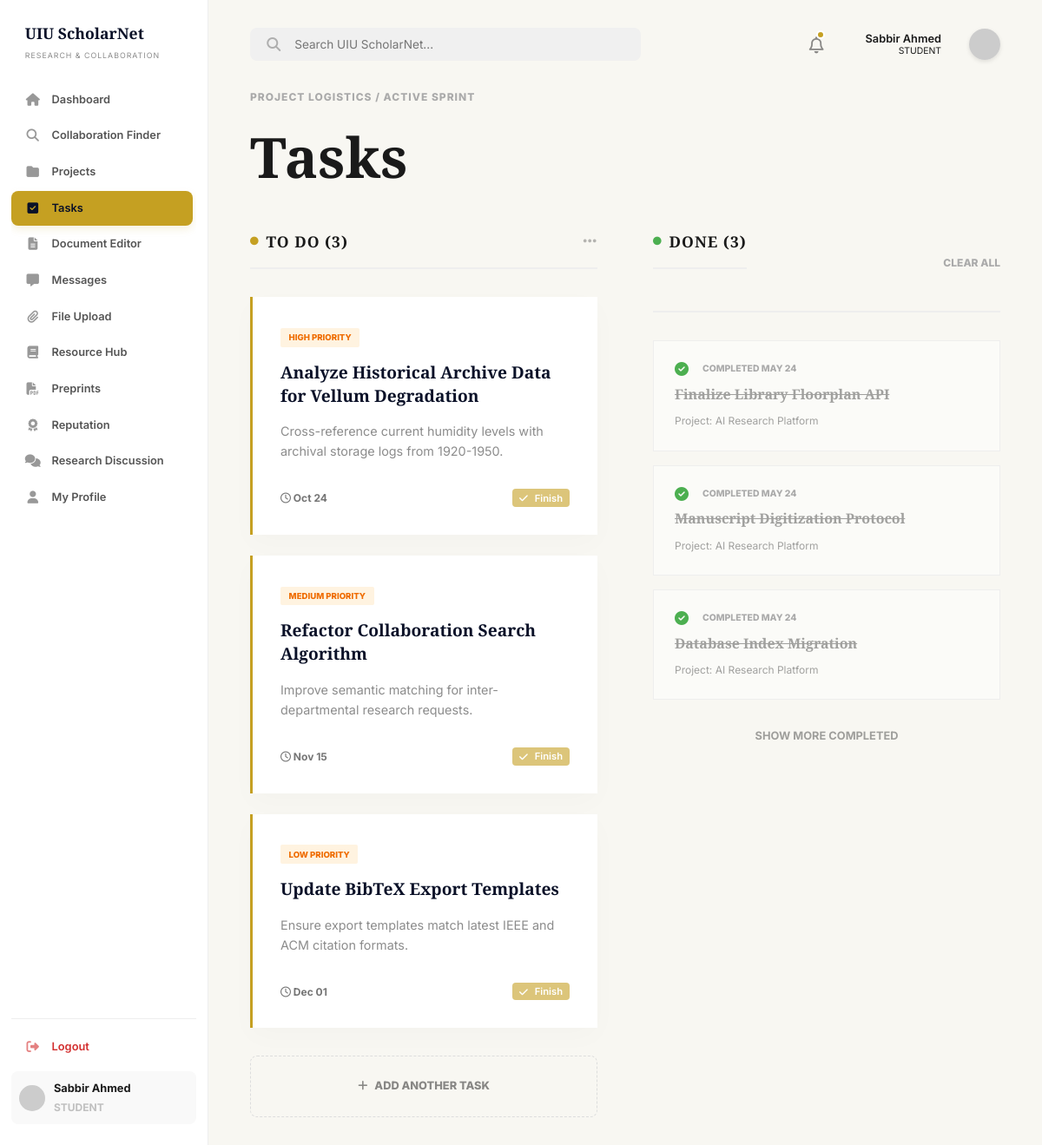
/dashboard/tasks.php (signed in), run on the app's committed database.
### tables this page shows
CREATE TABLE IF NOT EXISTS users (
    id INT AUTO_INCREMENT PRIMARY KEY,
    full_name VARCHAR(100) NOT NULL,
    email VARCHAR(100) UNIQUE NOT NULL,
    password VARCHAR(255) NOT NULL,
    role ENUM('student', 'faculty') DEFAULT 'student',
    department VARCHAR(100),
    interests TEXT,
    skills TEXT,
    points INT DEFAULT 0,
    created_at TIMESTAMP DEFAULT CURRENT_TIMESTAMP
);

CREATE TABLE IF NOT EXISTS tasks (
    id INT AUTO_INCREMENT PRIMARY KEY,
    project_id INT,
    title VARCHAR(255) NOT NULL,
    description TEXT,
    assigned_to INT,
    priority ENUM('low', 'medium', 'high') DEFAULT 'medium',
    status ENUM('todo', 'inprogress', 'done') DEFAULT 'todo',
    due_date DATE,
    created_at TIMESTAMP DEFAULT CURRENT_TIMESTAMP,
    FOREIGN KEY (project_id) REFERENCES projects(id) ON DELETE CASCADE,
    FOREIGN KEY (assigned_to) REFERENCES users(id) ON DELETE SET NULL
);

CREATE TABLE IF NOT EXISTS projects (
    id INT AUTO_INCREMENT PRIMARY KEY,
    title VARCHAR(255) NOT NULL,
    description TEXT,
    department VARCHAR(100),
    visibility ENUM('public', 'institution', 'private') DEFAULT 'public',
    status ENUM('planning', 'active', 'review', 'completed') DEFAULT 'active',
    progress INT DEFAULT 0,
    creator_id INT,
    supervisor_id INT,
    supervisor_approved TINYINT(1) DEFAULT 0,
    created_at TIMESTAMP DEFAULT CURRENT_TIMESTAMP,
    FOREIGN KEY (creator_id) REFERENCES users(id) ON DELETE SET NULL,
    FOREIGN KEY (supervisor_id) REFERENCES users(id) ON DELETE SET NULL
);

### includes/auth_check.php (called while the page is built, shortened)
<?php
require_once('db_connect.php');
$user_id = (int)$_SESSION['user_id'];
$stmt = $conn->prepare("SELECT * FROM users WHERE id = ?");
$stmt->bind_param("i", $user_id);
$stmt->execute();
$user_result = $stmt->get_result();
$user_data = $user_result->fetch_assoc();
?>

### dashboard/tasks.php (the view, shortened to what this page needs)
<?php
require_once('../includes/auth_check.php');
$project_id = isset($_GET['project_id']) ? (int)$_GET['project_id'] : null;
$ptStmt = $conn->prepare("SELECT COUNT(*) as total FROM tasks WHERE assigned_to = ? AND status != 'done'");
$ptStmt->bind_param("i", $user_id);
$ptStmt->execute();
$pending_tasks = (int)($ptStmt->get_result()->fetch_assoc()['total'] ?? 0);
$crStmt = $conn->prepare("SELECT COUNT(*) as total FROM collaboration_applications ca JOIN collaboration_posts cp ON ca.post_id = cp.id WHERE cp.user_id = ? AND ca.status = 'pending'");
$crStmt->bind_param("i", $user_id);
$crStmt->execute();
$collab_requests = (int)($crStmt->get_result()->fetch_assoc()['total'] ?? 0);
$task_sql = "SELECT t.*, p.title as project_title FROM tasks t
             JOIN projects p ON t.project_id = p.id
             LEFT JOIN project_members pm ON p.id = pm.project_id AND pm.user_id = ?
             WHERE (p.creator_id = ? OR pm.user_id = ?)";
if ($project_id) {
    $task_sql .= " AND t.project_id = ?";
    $tstmt = $conn->prepare($task_sql);
    $tstmt->bind_param("iiii", $user_id, $user_id, $user_id, $project_id);
} else {
    $tstmt = $conn->prepare($task_sql);
    $tstmt->bind_param("iii", $user_id, $user_id, $user_id);
}
$tstmt->execute();
$task_result = $tstmt->get_result();
$tasks_todo = [];
$tasks_done = [];
while ($task = $task_result->fetch_assoc()) {
    if ($task['status'] == 'todo' || $task['status'] == 'inprogress') $tasks_todo[] = $task;
    elseif ($task['status'] == 'done') $tasks_done[] = $task;
}
?>
<!DOCTYPE html>
<html lang="en">
<head>
    <link rel="stylesheet" href="https://cdnjs.cloudflare.com/ajax/libs/font-awesome/6.4.0/css/all.min.css">
    <link rel="stylesheet" href="../assets/css/style.css">
</head>
<body class="dashboard-page">
    <?php include('../includes/sidebar.php'); ?>
    <main class="main-content">
        <?php include('../includes/header.php'); ?>
        <section>
            <div class="section-label">PROJECT LOGISTICS / ACTIVE SPRINT</div>
            <h1 class="page-title">Tasks</h1>
            <div class="kanban-board">
                <div class="kanban-column">
                    <h3><span class="column-badge"><i class="fa-solid fa-circle dot-gold"></i> To Do (<?php echo count($tasks_todo); ?>)</span> <i class="fa-solid fa-ellipsis column-options"></i></h3>
                    <?php foreach($tasks_todo as $task): ?>
                    <div class="task-card">
                        <div class="priority-badge"><?php echo $task['priority']; ?> PRIORITY</div>
                        <h4><?php echo htmlspecialchars($task['title']); ?></h4>
                        <p class="task-desc"><?php echo htmlspecialchars($task['description']); ?></p>
                        <div class="task-meta-footer">
                            <span><i class="fa-regular fa-clock"></i> <?php echo date('M d', strtotime($task['due_date'])); ?></span>
                            <div class="task-actions" style="margin-left:auto;">
                                <form method="POST" action="../actions/update_task_status.php" style="display:inline;">
                                    <button type="submit" class="btn btn-primary" style="padding: 0.2rem 0.5rem; font-size: 0.7rem;"><i class="fa-solid fa-check"></i> Finish</button>
                                </form>
                            </div>
                        </div>
                    </div>
                    <?php endforeach; ?>
                    <div class="create-project-box add-task-box" onclick="openModal()">
                        <div class="add-task-text">
                            <i class="fa-solid fa-plus"></i> ADD ANOTHER TASK
                        </div>
                    </div>
                </div>
                <div class="kanban-column">
                    <div class="done-header">
                        <h3 class="done-title"><span class="column-badge"><i class="fa-solid fa-circle dot-green"></i> Done (<?php echo count($tasks_done); ?>)</span></h3>
                        <span class="clear-all" onclick="if(confirm('Clear all completed tasks?')) document.getElementById('clearTasksForm').submit();">CLEAR ALL</span>
                    </div>
                    <?php foreach($tasks_done as $task): ?>
                    <div class="task-completed-card">
                        <div class="completed-check">
                            <i class="fa-solid fa-circle-check check-icon"></i>
                            <span class="completed-date">COMPLETED <?php echo strtoupper(date('M d', strtotime($task['created_at'] ?? 'now'))); ?></span>
                        </div>
                        <h4><?php echo htmlspecialchars($task['title']); ?></h4>
                        <div class="completed-reviewer">Project: <?php echo htmlspecialchars($task['project_title']); ?></div>
                    </div>
                    <?php endforeach; ?>
                    <div class="show-more">SHOW MORE COMPLETED</div>
                </div>
            </div>
        </section>
    </main>
</body>
</html>

### includes/sidebar.php (shortened to what this page needs)
<aside class="sidebar">
    <div class="logo">UIU ScholarNet</div>
    <div class="sidebar-subtitle">RESEARCH & COLLABORATION</div>
    <nav class="sidebar-menu">
        <a href="index.php" class="menu-item <?php echo (basename($_SERVER['PHP_SELF']) == 'index.php') ? 'active' : ''; ?>">
            <i class="fa-solid fa-house"></i> Dashboard
        </a>
        <a href="collaboration.php" class="menu-item <?php echo (basename($_SERVER['PHP_SELF']) == 'collaboration.php') ? 'active' : ''; ?>">
            <i class="fa-solid fa-magnifying-glass"></i> Collaboration Finder
        </a>
        <a href="projects.php" class="menu-item <?php echo (basename($_SERVER['PHP_SELF']) == 'projects.php' || basename($_SERVER['PHP_SELF']) == 'edit_project.php') ? 'active' : ''; ?>">
            <i class="fa-solid fa-folder"></i> Projects
        </a>
        <a href="tasks.php" class="menu-item <?php echo (basename($_SERVER['PHP_SELF']) == 'tasks.php') ? 'active' : ''; ?>">
            <i class="fa-solid fa-square-check"></i> Tasks
        </a>
        <a href="document_editor.php" class="menu-item <?php echo (basename($_SERVER['PHP_SELF']) == 'document_editor.php') ? 'active' : ''; ?>">
            <i class="fa-solid fa-file-lines"></i> Document Editor
        </a>
        <a href="messages.php" class="menu-item <?php echo (basename($_SERVER['PHP_SELF']) == 'messages.php' && (!isset($_GET['channel']) || $_GET['channel'] !== 'discussion')) ? 'active' : ''; ?>">
            <i class="fa-solid fa-message"></i> Messages
        </a>
        <a href="file_upload.php" class="menu-item <?php echo (basename($_SERVER['PHP_SELF']) == 'file_upload.php') ? 'active' : ''; ?>">
            <i class="fa-solid fa-paperclip"></i> File Upload
        </a>
        <a href="resources.php" class="menu-item <?php echo (basename($_SERVER['PHP_SELF']) == 'resources.php') ? 'active' : ''; ?>">
            <i class="fa-solid fa-book"></i> Resource Hub
        </a>
        <a href="preprints.php" class="menu-item <?php echo (basename($_SERVER['PHP_SELF']) == 'preprints.php' || basename($_SERVER['PHP_SELF']) == 'preprint_details.php') ? 'active' : ''; ?>">
            <i class="fa-solid fa-file-pdf"></i> Preprints
        </a>
        <a href="reputation.php" class="menu-item <?php echo (basename($_SERVER['PHP_SELF']) == 'reputation.php') ? 'active' : ''; ?>">
            <i class="fa-solid fa-award"></i> Reputation
        </a>
        <a href="research_discussion.php" class="menu-item <?php echo (basename($_SERVER['PHP_SELF']) == 'research_discussion.php' || basename($_SERVER['PHP_SELF']) == 'discussion_thread.php') ? 'active' : ''; ?>">
            <i class="fa-solid fa-comments"></i> Research Discussion
        </a>
        <a href="profile.php" class="menu-item <?php echo (basename($_SERVER['PHP_SELF']) == 'profile.php') ? 'active' : ''; ?>">
            <i class="fa-solid fa-user"></i> My Profile
        </a>
    </nav>
    <div class="sidebar-footer">
        <a href="../auth/logout.php" class="menu-item logout-link"><i class="fa-solid fa-right-from-bracket"></i> Logout</a>
        <div class="user-profile-small">
            <img src="https://ui-avatars.com/api/?name=<?php echo urlencode($user_data['full_name']); ?>&background=0a1128&color=fff" alt="User">
            <div>
                <div class="user-name"><?php echo htmlspecialchars($user_data['full_name']); ?></div>
                <div class="user-role" style="font-size: 0.75rem; font-weight: bold; margin-top: 2px;">
                    <?php if ($user_data['role'] === 'admin'): ?>
                        <span style="color: #4f46e5;">ADMIN</span>
                    <?php elseif ($user_data['role'] === 'faculty'): ?>
                        <span style="color: <?php echo isset($user_data['is_verified']) && $user_data['is_verified'] ? '#1e8e3e' : '#d93025'; ?>;">
                            <?php echo isset($user_data['is_verified']) && $user_data['is_verified'] ? 'VERIFIED FACULTY' : 'UNVERIFIED FACULTY'; ?>
                        </span>
                    <?php else: ?>
                        <span style="color: #888;">STUDENT</span>
                    <?php endif; ?>
                </div>
            </div>
        </div>
    </div>
</aside>

### includes/header.php (shortened to what this page needs)
<header class="dash-header">
    <div class="search-container">
        <i class="fa-solid fa-magnifying-glass search-icon"></i>
        <input type="text" placeholder="Search UIU ScholarNet...">
    </div>
    <div class="header-actions" style="display: flex; align-items: center; justify-content: flex-end; gap: 1.5rem;">
        <a href="notifications.php" class="notification-icon" style="color: inherit; text-decoration: none; position: relative; display: flex; align-items: center; height: 36px;">
            <i class="fa-regular fa-bell header-icon" style="font-size: 1.2rem; line-height: 1;"></i>
            <?php if (($collab_requests ?? 0) > 0 || ($pending_tasks ?? 0) > 0): ?>
                <span class="notification-dot" style="top: 2px; right: -2px; position: absolute; width: 10px; height: 10px; background: var(--secondary-color); border-radius: 50%; border: 2px solid #fff;"></span>
            <?php endif; ?>
        </a>
        <div style="display: flex; flex-direction: column; align-items: flex-end; justify-content: center; margin-right: 0.5rem; line-height: 1.2;">
            <span style="font-size: 0.8rem; font-weight: 600; color: var(--text-color);"><?php echo htmlspecialchars($user_data['full_name'] ?? 'User'); ?></span>
            <?php if (isset($user_data['role'])): ?>
                <?php if ($user_data['role'] === 'admin'): ?>
                    <span style="font-size: 0.65rem; color: #4f46e5; font-weight: 700; background: #eef2ff; padding: 0.1rem 0.4rem; border-radius: 4px;">ADMIN</span>
                <?php elseif ($user_data['role'] === 'faculty' && isset($user_data['is_verified']) && $user_data['is_verified']): ?>
                    <span style="font-size: 0.65rem; color: #1e8e3e; font-weight: 700; background: #e6f4ea; padding: 0.1rem 0.4rem; border-radius: 4px;"><i class="fa-solid fa-circle-check"></i> FACULTY</span>
                <?php elseif ($user_data['role'] === 'faculty' && isset($user_data['is_verified']) && !$user_data['is_verified']): ?>
                    <span style="font-size: 0.65rem; color: #d93025; font-weight: 700; background: #fce8e6; padding: 0.1rem 0.4rem; border-radius: 4px;">UNVERIFIED</span>
                <?php else: ?>
                    <span style="font-size: 0.65rem; color: var(--text-light); text-transform: uppercase;"><?php echo htmlspecialchars($user_data['role']); ?></span>
                <?php endif; ?>
            <?php endif; ?>
        </div>
        <a href="profile.php" style="color: inherit; text-decoration: none; display: flex; align-items: center;">
            <img src="https://ui-avatars.com/api/?name=<?php echo urlencode($user_data['full_name'] ?? 'User'); ?>&background=0a1128&color=fff" alt="Avatar" style="width: 36px; height: 36px; border-radius: 50%; box-shadow: 0 2px 5px rgba(0,0,0,0.1); display: block;">
        </a>
    </div>
</header>

### data on the page
users: full_name "Sabbir Ahmed", role "STUDENT"
tasks: priority "HIGH", title "Analyze Historical Archive Data for Vellum Degradation", description "Cross-reference current humidity levels with archival storage logs from 1920-1950.", due_date "Oct 24"
tasks: priority "MEDIUM", title "Refactor Collaboration Search Algorithm", description "Improve semantic matching for inter-departmental research requests.", due_date "Nov 15"
tasks: priority "LOW", title "Update BibTeX Export Templates", description "Ensure export templates match latest IEEE and ACM citation formats.", due_date "Dec 01"
tasks: created_at "MAY 24", title "Finalize Library Floorplan API", project.title "AI Research Platform"
tasks: created_at "MAY 24", title "Manuscript Digitization Protocol", project.title "AI Research Platform"
tasks: created_at "MAY 24", title "Database Index Migration", project.title "AI Research Platform"

### other printed values
count($tasks_todo) "3"
count($tasks_done) "3"
